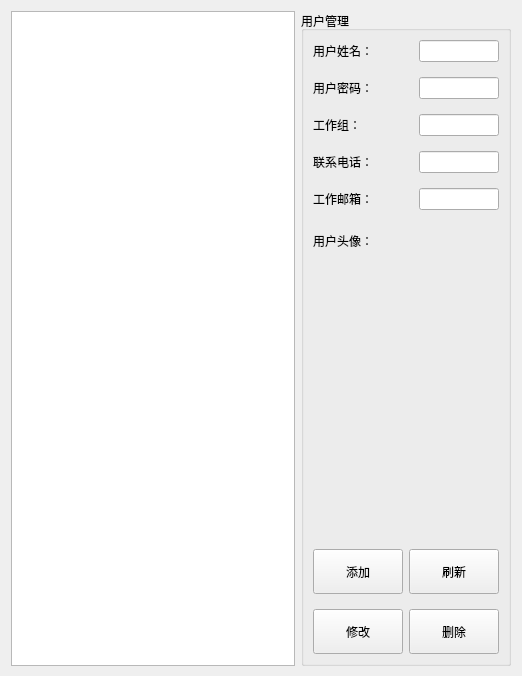
                 <widget class="QWidget" name="pageUserConfig">
                  <layout class="QVBoxLayout" name="verticalLayout_14">
                   <property name="bottomMargin">
                    <number>0</number>
                   </property>
                   <item>
                    <layout class="QHBoxLayout" name="horizontalLayout_21" stretch="3,1">
                     <property name="bottomMargin">
                      <number>10</number>
                     </property>
                     <item>
                      <widget class="QTableView" name="tableViewUsers"/>
                     </item>
                     <item>
                      <widget class="QGroupBox" name="groupBox_3">
                       <property name="title">
                        <string>用户管理</string>
                       </property>
                       <layout class="QVBoxLayout" name="verticalLayout_13">
                        <item>
                         <layout class="QFormLayout" name="formLayout_2">
                          <property name="verticalSpacing">
                           <number>15</number>
                          </property>
                          <item row="0" column="0">
                           <widget class="QLabel" name="label_24">
                            <property name="text">
                             <string>用户姓名：</string>
                            </property>
                           </widget>
                          </item>
                          <item row="0" column="1">
                           <widget class="QLineEdit" name="lineEdit_14"/>
                          </item>
                          <item row="1" column="0">
                           <widget class="QLabel" name="label_27">
                            <property name="text">
                             <string>用户密码：</string>
                            </property>
                           </widget>
                          </item>
                          <item row="1" column="1">
                           <widget class="QLineEdit" name="lineEdit_17"/>
                          </item>
                          <item row="2" column="0">
                           <widget class="QLabel" name="label_25">
                            <property name="minimumSize">
                             <size>
                              <width>100</width>
                              <height>0</height>
                             </size>
                            </property>
                            <property name="text">
                             <string>工作组：</string>
                            </property>
                           </widget>
                          </item>
                          <item row="2" column="1">
                           <widget class="QLineEdit" name="lineEdit_15"/>
                          </item>
                          <item row="3" column="0">
                           <widget class="QLabel" name="label_22">
                            <property name="text">
                             <string>联系电话：</string>
                            </property>
                           </widget>
                          </item>
                          <item row="3" column="1">
                           <widget class="QLineEdit" name="lineEdit_13"/>
                          </item>
                          <item row="4" column="0">
                           <widget class="QLabel" name="label_26">
                            <property name="text">
                             <string>工作邮箱：</string>
                            </property>
                           </widget>
                          </item>
                          <item row="4" column="1">
                           <widget class="QLineEdit" name="lineEdit_16"/>
                          </item>
                          <item row="5" column="0">
                           <widget class="QLabel" name="label_23">
                            <property name="text">
                             <string>用户头像：</string>
                            </property>
                           </widget>
                          </item>
                          <item row="5" column="1">
                           <widget class="QLabel" name="label_28">
                            <property name="minimumSize">
                             <size>
                              <width>80</width>
                              <height>80</height>
                             </size>
                            </property>
                            <property name="maximumSize">
                             <size>
                              <width>80</width>
                              <height>80</height>
                             </size>
                            </property>
                            <property name="text">
                             <string/>
                            </property>
                            <property name="pixmap">
                             <pixmap resource="MainWindow.qrc">:/resource/images/user.png</pixmap>
                            </property>
                            <property name="scaledContents">
                             <bool>true</bool>
                            </property>
                           </widget>
                          </item>
                         </layout>
                        </item>
                        <item>
                         <spacer name="verticalSpacer_11">
                          <property name="orientation">
                           <enum>Qt::Vertical</enum>
                          </property>
                          <property name="sizeHint" stdset="0">
                           <size>
                            <width>20</width>
                            <height>238</height>
                           </size>
                          </property>
                         </spacer>
                        </item>
                        <item>
                         <layout class="QGridLayout" name="gridLayout_6">
                          <property name="verticalSpacing">
                           <number>15</number>
                          </property>
                          <item row="0" column="0">
                           <widget class="QPushButton" name="btnUserAdd">
                            <property name="minimumSize">
                             <size>
                              <width>0</width>
                              <height>45</height>
                             </size>
                            </property>
                            <property name="text">
                             <string>添加</string>
                            </property>
                            <property name="icon">
                             <iconset resource="MainWindow.qrc">
                              <normaloff>:/resource/buttonIcon/add-user.png</normaloff>:/resource/buttonIcon/add-user.png</iconset>
                            </property>
                            <property name="iconSize">
                             <size>
                              <width>25</width>
                              <height>25</height>
                             </size>
                            </property>
                           </widget>
                          </item>
                          <item row="0" column="1">
                           <widget class="QPushButton" name="btnUserRefresh">
                            <property name="minimumSize">
                             <size>
                              <width>0</width>
                              <height>45</height>
                             </size>
                            </property>
                            <property name="text">
                             <string>刷新</string>
                            </property>
                            <property name="icon">
                             <iconset resource="MainWindow.qrc">
                              <normaloff>:/resource/buttonIcon/refresh.png</normaloff>:/resource/buttonIcon/refresh.png</iconset>
                            </property>
                            <property name="iconSize">
                             <size>
                              <width>25</width>
                              <height>25</height>
                             </size>
                            </property>
                           </widget>
                          </item>
                          <item row="1" column="0">
                           <widget class="QPushButton" name="btnUserModify">
                            <property name="minimumSize">
                             <size>
                              <width>0</width>
                              <height>45</height>
                             </size>
                            </property>
                            <property name="text">
                             <string>修改</string>
                            </property>
                            <property name="icon">
                             <iconset resource="MainWindow.qrc">
                              <normaloff>:/resource/buttonIcon/compose.png</normaloff>:/resource/buttonIcon/compose.png</iconset>
                            </property>
                            <property name="iconSize">
                             <size>
                              <width>25</width>
                              <height>25</height>
                             </size>
                            </property>
                           </widget>
                          </item>
                          <item row="1" column="1">
                           <widget class="QPushButton" name="btnUserDelete">
                            <property name="minimumSize">
                             <size>
                              <width>0</width>
                              <height>45</height>
                             </size>
                            </property>
                            <property name="text">
                             <string>删除</string>
                            </property>
                            <property name="icon">
                             <iconset resource="MainWindow.qrc">
                              <normaloff>:/resource/buttonIcon/delete.png</normaloff>:/resource/buttonIcon/delete.png</iconset>
                            </property>
                            <property name="iconSize">
                             <size>
                              <width>25</width>
                              <height>25</height>
                             </size>
                            </property>
                           </widget>
                          </item>
                         </layout>
                        </item>
                       </layout>
                      </widget>
                     </item>
                    </layout>
                   </item>
                  </layout>
                 </widget>
